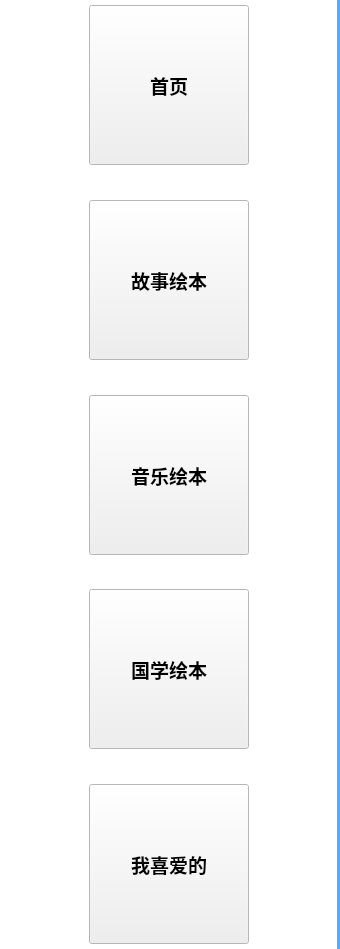
<?xml version="1.0" encoding="UTF-8"?>
<ui version="4.0">
 <class>Sidebar</class>
 <widget class="QWidget" name="Sidebar">
  <property name="geometry">
   <rect>
    <x>0</x>
    <y>0</y>
    <width>340</width>
    <height>949</height>
   </rect>
  </property>
  <property name="palette">
   <palette>
    <active>
     <colorrole role="Base">
      <brush brushstyle="SolidPattern">
       <color alpha="255">
        <red>38</red>
        <green>39</green>
        <blue>40</blue>
       </color>
      </brush>
     </colorrole>
     <colorrole role="Window">
      <brush brushstyle="SolidPattern">
       <color alpha="255">
        <red>255</red>
        <green>255</green>
        <blue>255</blue>
       </color>
      </brush>
     </colorrole>
    </active>
    <inactive>
     <colorrole role="Base">
      <brush brushstyle="SolidPattern">
       <color alpha="255">
        <red>38</red>
        <green>39</green>
        <blue>40</blue>
       </color>
      </brush>
     </colorrole>
     <colorrole role="Window">
      <brush brushstyle="SolidPattern">
       <color alpha="255">
        <red>255</red>
        <green>255</green>
        <blue>255</blue>
       </color>
      </brush>
     </colorrole>
    </inactive>
    <disabled>
     <colorrole role="Base">
      <brush brushstyle="SolidPattern">
       <color alpha="255">
        <red>255</red>
        <green>255</green>
        <blue>255</blue>
       </color>
      </brush>
     </colorrole>
     <colorrole role="Window">
      <brush brushstyle="SolidPattern">
       <color alpha="255">
        <red>255</red>
        <green>255</green>
        <blue>255</blue>
       </color>
      </brush>
     </colorrole>
    </disabled>
   </palette>
  </property>
  <property name="windowTitle">
   <string>Form</string>
  </property>
  <layout class="QGridLayout" name="gridLayout" columnstretch="0">
   <property name="leftMargin">
    <number>0</number>
   </property>
   <property name="topMargin">
    <number>0</number>
   </property>
   <property name="rightMargin">
    <number>0</number>
   </property>
   <property name="bottomMargin">
    <number>0</number>
   </property>
   <property name="spacing">
    <number>0</number>
   </property>
   <item row="0" column="0">
    <layout class="QGridLayout" name="sidebar_layout">
     <property name="spacing">
      <number>0</number>
     </property>
     <item row="9" column="1">
      <widget class="SidebarButton" name="favorites_btn">
       <property name="sizePolicy">
        <sizepolicy hsizetype="Maximum" vsizetype="Maximum">
         <horstretch>0</horstretch>
         <verstretch>0</verstretch>
        </sizepolicy>
       </property>
       <property name="minimumSize">
        <size>
         <width>160</width>
         <height>160</height>
        </size>
       </property>
       <property name="font">
        <font>
         <pointsize>14</pointsize>
         <weight>75</weight>
         <bold>true</bold>
         <stylestrategy>PreferAntialias</stylestrategy>
        </font>
       </property>
       <property name="cursor">
        <cursorShape>PointingHandCursor</cursorShape>
       </property>
       <property name="focusPolicy">
        <enum>Qt::NoFocus</enum>
       </property>
       <property name="text">
        <string>我喜爱的</string>
       </property>
       <property name="checkable">
        <bool>true</bool>
       </property>
       <property name="toolButtonStyle">
        <enum>Qt::ToolButtonTextUnderIcon</enum>
       </property>
      </widget>
     </item>
     <item row="1" column="1">
      <widget class="SidebarButton" name="index_btn">
       <property name="sizePolicy">
        <sizepolicy hsizetype="Maximum" vsizetype="Maximum">
         <horstretch>0</horstretch>
         <verstretch>0</verstretch>
        </sizepolicy>
       </property>
       <property name="minimumSize">
        <size>
         <width>160</width>
         <height>160</height>
        </size>
       </property>
       <property name="font">
        <font>
         <pointsize>14</pointsize>
         <weight>75</weight>
         <bold>true</bold>
         <stylestrategy>PreferAntialias</stylestrategy>
        </font>
       </property>
       <property name="cursor">
        <cursorShape>PointingHandCursor</cursorShape>
       </property>
       <property name="focusPolicy">
        <enum>Qt::NoFocus</enum>
       </property>
       <property name="text">
        <string>首页</string>
       </property>
       <property name="checkable">
        <bool>true</bool>
       </property>
       <property name="toolButtonStyle">
        <enum>Qt::ToolButtonTextUnderIcon</enum>
       </property>
      </widget>
     </item>
     <item row="10" column="0">
      <spacer name="verticalSpacer_6">
       <property name="orientation">
        <enum>Qt::Vertical</enum>
       </property>
       <property name="sizeType">
        <enum>QSizePolicy::Fixed</enum>
       </property>
       <property name="sizeHint" stdset="0">
        <size>
         <width>20</width>
         <height>5</height>
        </size>
       </property>
      </spacer>
     </item>
     <item row="7" column="1">
      <widget class="SidebarButton" name="guoxue_btn">
       <property name="sizePolicy">
        <sizepolicy hsizetype="Maximum" vsizetype="Maximum">
         <horstretch>0</horstretch>
         <verstretch>0</verstretch>
        </sizepolicy>
       </property>
       <property name="minimumSize">
        <size>
         <width>160</width>
         <height>160</height>
        </size>
       </property>
       <property name="font">
        <font>
         <pointsize>14</pointsize>
         <weight>75</weight>
         <bold>true</bold>
         <stylestrategy>PreferAntialias</stylestrategy>
        </font>
       </property>
       <property name="cursor">
        <cursorShape>PointingHandCursor</cursorShape>
       </property>
       <property name="focusPolicy">
        <enum>Qt::NoFocus</enum>
       </property>
       <property name="text">
        <string>国学绘本</string>
       </property>
       <property name="checkable">
        <bool>true</bool>
       </property>
       <property name="toolButtonStyle">
        <enum>Qt::ToolButtonTextUnderIcon</enum>
       </property>
      </widget>
     </item>
     <item row="2" column="1">
      <spacer name="verticalSpacer_2">
       <property name="orientation">
        <enum>Qt::Vertical</enum>
       </property>
       <property name="sizeHint" stdset="0">
        <size>
         <width>20</width>
         <height>3</height>
        </size>
       </property>
      </spacer>
     </item>
     <item row="5" column="1">
      <widget class="SidebarButton" name="music_btn">
       <property name="sizePolicy">
        <sizepolicy hsizetype="Maximum" vsizetype="Maximum">
         <horstretch>0</horstretch>
         <verstretch>0</verstretch>
        </sizepolicy>
       </property>
       <property name="minimumSize">
        <size>
         <width>160</width>
         <height>160</height>
        </size>
       </property>
       <property name="font">
        <font>
         <pointsize>14</pointsize>
         <weight>75</weight>
         <bold>true</bold>
         <stylestrategy>PreferAntialias</stylestrategy>
        </font>
       </property>
       <property name="cursor">
        <cursorShape>PointingHandCursor</cursorShape>
       </property>
       <property name="focusPolicy">
        <enum>Qt::NoFocus</enum>
       </property>
       <property name="text">
        <string>音乐绘本</string>
       </property>
       <property name="checkable">
        <bool>true</bool>
       </property>
       <property name="toolButtonStyle">
        <enum>Qt::ToolButtonTextUnderIcon</enum>
       </property>
      </widget>
     </item>
     <item row="0" column="0">
      <spacer name="verticalSpacer">
       <property name="orientation">
        <enum>Qt::Vertical</enum>
       </property>
       <property name="sizeType">
        <enum>QSizePolicy::Fixed</enum>
       </property>
       <property name="sizeHint" stdset="0">
        <size>
         <width>20</width>
         <height>5</height>
        </size>
       </property>
      </spacer>
     </item>
     <item row="6" column="1">
      <spacer name="verticalSpacer_4">
       <property name="orientation">
        <enum>Qt::Vertical</enum>
       </property>
       <property name="sizeHint" stdset="0">
        <size>
         <width>20</width>
         <height>3</height>
        </size>
       </property>
      </spacer>
     </item>
     <item row="4" column="1">
      <spacer name="verticalSpacer_3">
       <property name="orientation">
        <enum>Qt::Vertical</enum>
       </property>
       <property name="sizeHint" stdset="0">
        <size>
         <width>20</width>
         <height>3</height>
        </size>
       </property>
      </spacer>
     </item>
     <item row="3" column="1">
      <widget class="SidebarButton" name="story_btn">
       <property name="sizePolicy">
        <sizepolicy hsizetype="Maximum" vsizetype="Maximum">
         <horstretch>0</horstretch>
         <verstretch>0</verstretch>
        </sizepolicy>
       </property>
       <property name="minimumSize">
        <size>
         <width>160</width>
         <height>160</height>
        </size>
       </property>
       <property name="font">
        <font>
         <pointsize>14</pointsize>
         <weight>75</weight>
         <bold>true</bold>
         <stylestrategy>PreferAntialias</stylestrategy>
        </font>
       </property>
       <property name="cursor">
        <cursorShape>PointingHandCursor</cursorShape>
       </property>
       <property name="focusPolicy">
        <enum>Qt::NoFocus</enum>
       </property>
       <property name="text">
        <string>故事绘本</string>
       </property>
       <property name="checkable">
        <bool>true</bool>
       </property>
       <property name="toolButtonStyle">
        <enum>Qt::ToolButtonTextUnderIcon</enum>
       </property>
      </widget>
     </item>
     <item row="8" column="1">
      <spacer name="verticalSpacer_5">
       <property name="orientation">
        <enum>Qt::Vertical</enum>
       </property>
       <property name="sizeHint" stdset="0">
        <size>
         <width>20</width>
         <height>3</height>
        </size>
       </property>
      </spacer>
     </item>
     <item row="1" column="2" rowspan="9">
      <spacer name="horizontalSpacer_2">
       <property name="orientation">
        <enum>Qt::Horizontal</enum>
       </property>
       <property name="sizeType">
        <enum>QSizePolicy::MinimumExpanding</enum>
       </property>
       <property name="sizeHint" stdset="0">
        <size>
         <width>10</width>
         <height>20</height>
        </size>
       </property>
      </spacer>
     </item>
     <item row="1" column="0" rowspan="9">
      <spacer name="horizontalSpacer">
       <property name="orientation">
        <enum>Qt::Horizontal</enum>
       </property>
       <property name="sizeType">
        <enum>QSizePolicy::MinimumExpanding</enum>
       </property>
       <property name="sizeHint" stdset="0">
        <size>
         <width>10</width>
         <height>20</height>
        </size>
       </property>
      </spacer>
     </item>
     <item row="0" column="3" rowspan="11">
      <widget class="Line" name="line">
       <property name="sizePolicy">
        <sizepolicy hsizetype="Fixed" vsizetype="Expanding">
         <horstretch>0</horstretch>
         <verstretch>0</verstretch>
        </sizepolicy>
       </property>
       <property name="palette">
        <palette>
         <active>
          <colorrole role="WindowText">
           <brush brushstyle="SolidPattern">
            <color alpha="255">
             <red>85</red>
             <green>170</green>
             <blue>255</blue>
            </color>
           </brush>
          </colorrole>
         </active>
         <inactive>
          <colorrole role="WindowText">
           <brush brushstyle="SolidPattern">
            <color alpha="255">
             <red>85</red>
             <green>170</green>
             <blue>255</blue>
            </color>
           </brush>
          </colorrole>
         </inactive>
         <disabled>
          <colorrole role="WindowText">
           <brush brushstyle="SolidPattern">
            <color alpha="96">
             <red>164</red>
             <green>166</green>
             <blue>168</blue>
            </color>
           </brush>
          </colorrole>
         </disabled>
        </palette>
       </property>
       <property name="frameShadow">
        <enum>QFrame::Plain</enum>
       </property>
       <property name="lineWidth">
        <number>10</number>
       </property>
       <property name="midLineWidth">
        <number>0</number>
       </property>
       <property name="orientation">
        <enum>Qt::Vertical</enum>
       </property>
      </widget>
     </item>
    </layout>
   </item>
  </layout>
 </widget>
 <customwidgets>
  <customwidget>
   <class>SidebarButton</class>
   <extends>QToolButton</extends>
   <header>SidebarButton.h</header>
  </customwidget>
 </customwidgets>
 <resources/>
 <connections/>
</ui>
